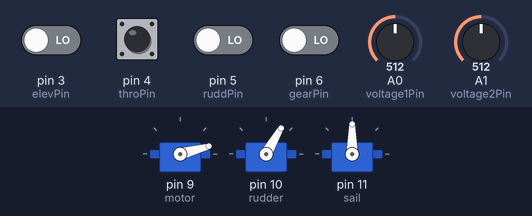
The sketch below on a simulated Arduino Uno, built with avr-gcc and run on an emulated ATmega328P. Shown: 3 × servo. The test bench sets the inputs (shaded band); at power-on: pin 3 (elevPin), pin 4 (throPin), pin 5 (ruddPin), pin 6 (gearPin) LOW, A0 (voltage1Pin) = 512, A1 (voltage2Pin) = 512. What the sketch prints to the serial monitor is not drawn.

Above: at 16.5 s.
16.6 s: A0 (voltage1Pin) set to 716
At 21.9 s:
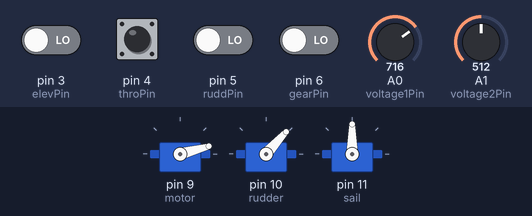
31.6 s: A1 (voltage2Pin) set to 716
At 34.5 s:
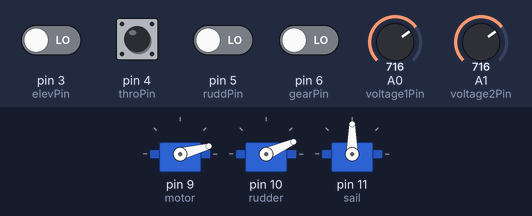
46.6 s: A0 (voltage1Pin) set to 900
At 47.4 s:
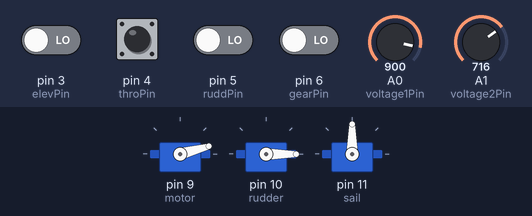
52.6 s: A1 (voltage2Pin) set to 900
58.6 s: pin 4 (throPin) pulsed HIGH 5 times (0.12 s each, 0.3 s apart)
Timing chart, 0 to 61.6 s (numbered marks = the images above; inputs shaded):
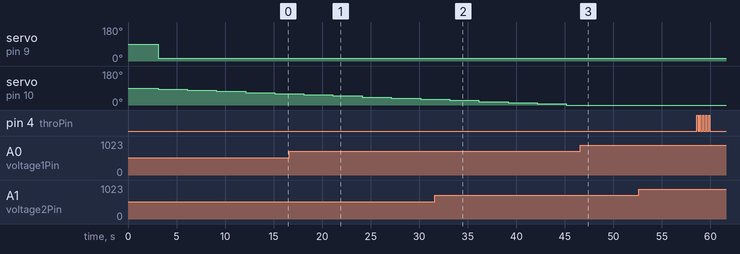

Measured:
- after the input at 46.6 s, every drawn part: stays the same
- after the input at 52.6 s, every drawn part: stays the same
- after the input at 58.6 s, every drawn part: stays the same

The sketch:

arduino_onboat_ver1.ino
```cpp
#include <Servo.h>
#include <FlexiTimer2.h>

//voltage
int voltage1Pin = 0;
int voltage2Pin = 1;
const float voltageRef = 4.85; // Arduino uno voltage reference
float voltage1;
float tmpVoltage1[5] = {0,0,0,0,0};
float voltage2;
float tmpVoltage2[5] = {0,0,0,0,0};

//servo
Servo motor, rudder, sail;
const int datanum = 4;
int motor_speed = 90;
int motor_speed_old = 90;
int rudder_pos = 90;
int rudder_pos_old = 90; //initial motor speed pwm must be 90
int sail_pos = 50;
int sail_pos_old = 50; // valid input of sailservo is from 50 to 130 baseed on test

int REMOTE_MAX = 2490;
int REMOTE_MIN = 1450;

int MIN_MOTOR = 70;
int MAX_MOTOR = 110;

int durElev = 0;
int durRudd = 0;
int durThro = 0;
int durGear = 0; // used for control type switch (control type: auto or manual)

int serial_out_count = 0; //used to count the times that serial communication error
int mark = 0;

int pcCtrl = 0;//

//remote control pins
const int elevPin = 3, throPin = 4, ruddPin = 5, gearPin = 6;
//auto control flag
boolean autoFlag = 1;
//loop count
int count = 0;
// remote controller duration

// velocity limit
int motorVelLimit = 20;
int rudderVelLimit = 6;
int rudderLimit = 35;
int sailVelLimit = 10;
int sailLimit = 40;

struct //total 2+10+2=14 bytes
{
    //header (total 2 bytes)
    byte header1;  // 1 bytes
    byte header2;  // 1 bytes

    //control part (total 10 bytes)
    int readMark;   // 2
    int autoFlag;   // 2
    int motorSpeed; // 2 bytes
    int rudderAng;  // 2
    int sailAng;    // 2
    int voltage1ten;   // voltage1*10
    int voltage2ten;

    //crc (total 2 bytes)
    unsigned int crcnum;  //2

}
        arduinoData = {
        0};

void structDataSend() {
    int tmp_motor = map(motor_speed, 70, 110, 0, 100);
    arduinoData.readMark = mark;
    arduinoData.autoFlag = autoFlag;
    arduinoData.motorSpeed = tmp_motor;
    arduinoData.rudderAng = rudder_pos - 90;
    arduinoData.sailAng = (sail_pos - 50) * 3.3;
    arduinoData.voltage1ten = int(voltage1*10);
    arduinoData.voltage2ten = int(voltage2*10);


    byte *tobyte = (byte * ) & arduinoData;
    arduinoData.crcnum = CRC16(tobyte + 2, sizeof(arduinoData) - 4); //the valid data part as used to generate crc
    //  Serial.println(sizeof(sensorData));
    Serial.write(tobyte, sizeof(arduinoData));
}

void setup() {
    Serial.begin(115200);
    motor.attach(9);  // attaches the servo on pin 9 to the servo object
    rudder.attach(10);
    sail.attach(11);

    pinMode(elevPin, INPUT);
    pinMode(throPin, INPUT);
    pinMode(ruddPin, INPUT);
    pinMode(gearPin, INPUT);

    arduinoData.header1 = 0x4f;
    arduinoData.header2 = 0x5e;

    while (!Serial);
    FlexiTimer2::set(100, flash);
    FlexiTimer2::start();
}

unsigned int CRC16(const byte *pBuffer, unsigned int bufferSize) {
    unsigned int poly = 0x8408;
    unsigned int crc = 0;
    byte carry;
    byte i_bits;
    unsigned int j;
    for (j = 0; j < bufferSize; j++) {
        crc = crc ^ pBuffer[j];
        for (i_bits = 0; i_bits < 8; i_bits++) {
            carry = crc & 1;
            crc = crc / 2;
            if (carry) {
                crc = crc ^ poly;
            }
        }
    }
    return crc;
}


unsigned int calcCRC(int data[8]) {
    unsigned int poly = 0x8408;
    unsigned int crc = 0;
    int carry;
    int i_bits;
    for (int j = 0; j < 8; j++) {
        crc = crc ^ data[j];
        for (i_bits = 0; i_bits < 8; i_bits++) {
            carry = crc & 1;
            crc = crc / 2;
            if (carry) {
                crc = crc ^ poly;
            }
        }
    }
    return crc;
}

void serial_read_3() {
    int serialdata[10];
    boolean header_find_flag = false;
    int servodata[4] = {
            -1};
    while (Serial.available()) {
        if ((int) Serial.read() == 255 && (int) Serial.read() == 1) {
            header_find_flag = true;
            break;
        }
    }
    if (header_find_flag == true && Serial.available() > 9) {
        for (int i = 0; i < 10; i++) {
            serialdata[i] = (int) Serial.read();
        }
        int Data[8];
        for (int i = 0; i < 8; i++) {
            Data[i] = serialdata[i];
        }
        unsigned int crcnum = serialdata[8] * 256 + serialdata[9];
        unsigned int crchecknum = calcCRC(Data);
        //    Serial.print(crcnum);
        //    Serial.print(",");
        //    Serial.print(crchecknum);
        //    Serial.print(",");
        if (crcnum == crchecknum) {
            for (int i = 0; i < 4; i++) {
                servodata[i] = Data[2 * i] * 256 + Data[2 * i + 1];
            }
            mark = 1;
            motor_speed = map(servodata[0], 0, 100, MIN_MOTOR, MAX_MOTOR);
            rudder_pos = servodata[1];
            sail_pos = servodata[2];
            pcCtrl = servodata[3];

            serial_out_count = 0;
            //      Serial.print(servodata[0]);
            //      Serial.print(",");
            //      Serial.print(servodata[1]);
            //      Serial.print(",");
            //      Serial.print(servodata[2]);
            //      Serial.print(",");
            //      Serial.println(servodata[3]);
        }
    } else {
        serial_out_count++;
        if (serial_out_count > 50) {  //timeout=10*0.1=1s
            motor_speed = 90;
            rudder_pos = 90;
            sail_pos = 50;
            //foresail_pos = 50;
            mark = 0;
        } else {
            motor_speed = motor_speed_old;
            rudder_pos = rudder_pos_old;
            sail_pos = sail_pos_old;
            //foresail_pos = foresail_pos_old;
        }
    }
}

void signalSelection() {
    if (autoFlag == 0) {

        durElev = pulseIn(elevPin, HIGH);
        motor_speed = map(durElev, REMOTE_MIN, REMOTE_MAX, MIN_MOTOR, MAX_MOTOR);
        durRudd = pulseIn(ruddPin, HIGH);
        rudder_pos = map(durRudd, REMOTE_MIN, REMOTE_MAX, 50, 130);
        durThro = pulseIn(throPin, HIGH);
        sail_pos = map(durThro, REMOTE_MIN, REMOTE_MAX, 50, 77);
    }
}


void veloLimit() {
    // motorMicroSec = constrain(motorMicroSec, motorMicroSecOld - motorVelLimit, motorMicroSecOld + motorVelLimit);
    rudder_pos = constrain(rudder_pos, rudder_pos_old - rudderVelLimit,
                           rudder_pos_old + rudderVelLimit); //limit up to 50 deg/s
    //sail_pos = constrain(sail_pos, sail_pos_old - sailVelLimit, sail_pos_old + sailVelLimit);
}

void WriteData() {
    motor_speed = constrain(motor_speed, 0, 180);
    if (abs(motor_speed - motor_speed_old) > 4) {
        motor.write(motor_speed);
        motor_speed_old = motor_speed;
    }
    if (rudder_pos >= 0 && rudder_pos <= 180 && abs(rudder_pos - rudder_pos_old) > 3) {
        rudder.write(rudder_pos);
        rudder_pos_old = rudder_pos;
    }
    if (sail_pos >= 45 && sail_pos <= 145) {
        sail.write(sail_pos);
        sail_pos_old = sail_pos;
    }
}

void voltageCurrentMeter() {
    tmpVoltage1[0] = tmpVoltage1[1];
    tmpVoltage1[1] = tmpVoltage1[2];
    tmpVoltage1[2] = tmpVoltage1[3];
    tmpVoltage1[3] = tmpVoltage1[4];

    tmpVoltage2[0] = tmpVoltage2[1];
    tmpVoltage2[1] = tmpVoltage2[2];
    tmpVoltage2[2] = tmpVoltage2[3];
    tmpVoltage2[3] = tmpVoltage2[4];

    long analogVoltage1 = 0;
    analogVoltage1 = analogRead(voltage1Pin);
    tmpVoltage1[4] = analogVoltage1 / 1024.0 * 5 * voltageRef; //compute real voltage value
    voltage1 = (tmpVoltage1[0]+tmpVoltage1[1]+tmpVoltage1[2]+tmpVoltage1[3]+tmpVoltage1[4])/5;

    long analogVoltage2 = 0;
    analogVoltage2 = analogRead(voltage2Pin);
    tmpVoltage2[4] = analogVoltage2 / 1024.0 * 5 * voltageRef; //compute real voltage value
    voltage2 = (tmpVoltage2[0]+tmpVoltage2[1]+tmpVoltage2[2]+tmpVoltage2[3]+tmpVoltage2[4])/5;
}

void flash() {
    count++;
    if (count == 10) { //read the gearPin every 10 intervals
        durGear = pulseIn(gearPin, HIGH, 20000);
        count = 0;
    }

    if (mark == 1 && pcCtrl == 1) {
        autoFlag = 1;
    } else {
        if (durGear > 1300 && durGear < 1900) {
            autoFlag = 1;
        } else {
            autoFlag = 0;
        }
    }

    voltageCurrentMeter();
    serial_read_3();
    signalSelection();
    veloLimit();
    WriteData();
    structDataSend();
}

void loop() {

}
```
